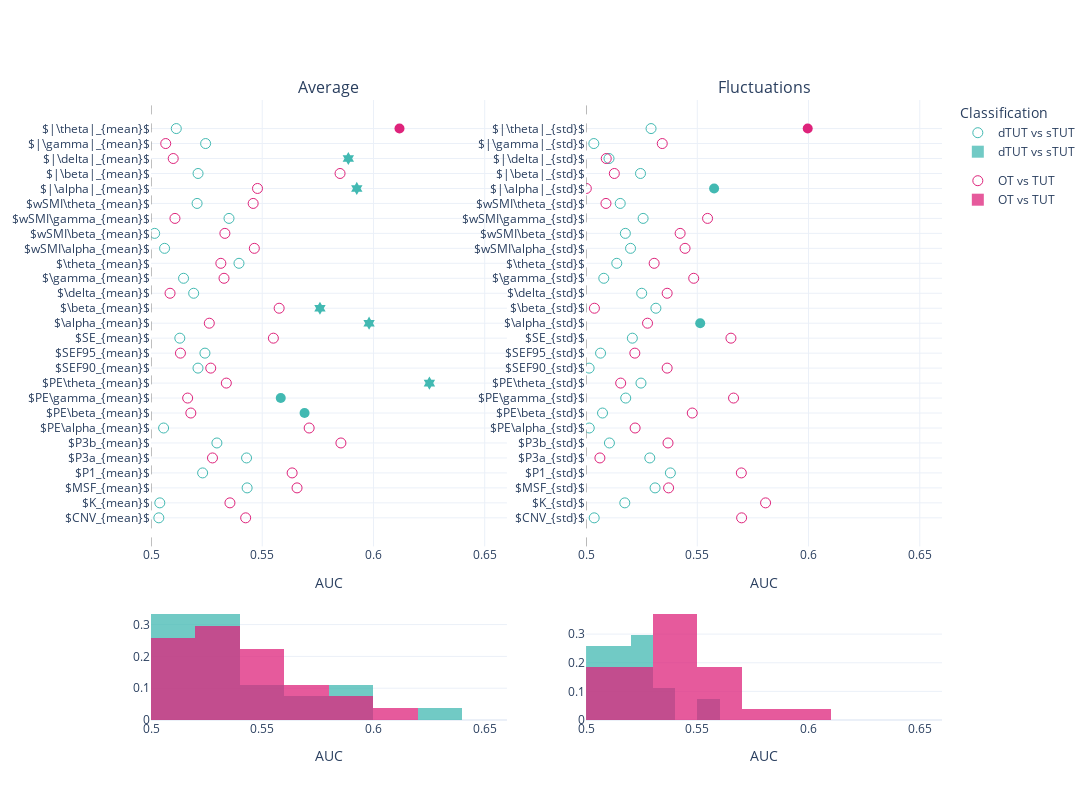

Here is the notebook cell this chart was saved with:
### Markdown cell above
## Mirrored

### Code cell
mind_average =aucs_mind[aucs_mind['markers'].str.contains("mean")].assign(AUC_mirror = lambda df: np.where(df.AUC < 0.5, 
                                                                                                                         1 - df.AUC, df.AUC) )
mw_average =aucs_mw[aucs_mw['markers'].str.contains("mean")].assign(AUC_mirror = lambda df: np.where(df.AUC < 0.5, 
                                                                                                                        1 - df.AUC, df.AUC) )

mind_fluctuations =aucs_mind[aucs_mind['markers'].str.contains("std")].assign(AUC_mirror = lambda df: np.where(df.AUC < 0.5, 
                                                                                                                         1 - df.AUC, df.AUC) )
mw_fluctuations =aucs_mw[aucs_mw['markers'].str.contains("std")].assign(AUC_mirror = lambda df: np.where(df.AUC < 0.5, 
                                                                                                                         1 - df.AUC, df.AUC) )

fig = make_subplots(rows=2, cols=2, 
                    subplot_titles = ['Average', 'Fluctuations'],
                    specs=[[{"type": "scatter"}, {"type": "scatter"}], [{"type": "histogram"}, {"type": "histogram"}]],
                       column_widths=[0.5, 0.5],
    row_heights=[0.8, 0.2],
                   vertical_spacing = 0.1)

fig.add_trace(go.Scatter(
    x=mw_average.AUC_mirror,
    y=mw_average['markers'],
    name='dTUT vs sTUT',
    legendgroup= 'group1',
    showlegend=True,
    mode = 'markers',
    marker = {'color':lblue, 'size': 10},
    marker_symbol= mw_average.symbol.to_list()
))
fig.add_vline(x=0.5, line_width=1, line_dash="dash", line_color="grey", row = 1, col = 1)
fig.add_trace(go.Scatter(
    x=mind_average.AUC_mirror,
    y=mind_average['markers'],
    name='OT vs TUT',
    legendgroup= 'group2',
    showlegend=True,
    mode = 'markers',
    marker = {'color':pink, 'size': 10},
    marker_symbol= mind_average.symbol.to_list()
))

fig.add_trace(go.Histogram(
    x=mw_average.AUC_mirror,histnorm='probability',
    marker = {'color':lblue},
    name='dTUT vs sTUT',
    legendgroup= 'group1',    showlegend=True,
),row = 2, col = 1)

fig.add_trace(go.Histogram(
    x=mind_average.AUC_mirror,histnorm='probability',
    marker = {'color':pink}, 
    name='OT vs TUT',    legendgroup= 'group2',
    showlegend=True,
    autobinx = False,
),row = 2, col = 1)

fig.update_traces(opacity=0.75, row = 2, col=1)





fig.add_trace(go.Scatter(
    x=mw_fluctuations.AUC_mirror,
    y=mw_fluctuations['markers'],
    name='dTUT vs sTUT',
    legendgroup= 'group1',    showlegend=False,
    mode = 'markers',
    marker = {'color':lblue, 'size': 10},
    marker_symbol= mw_fluctuations.symbol.to_list()
),
    row = 1, col = 2)

fig.add_trace(go.Scatter(
    x=mind_fluctuations.AUC_mirror,
    y=mind_fluctuations['markers'],
    name='OT vs TUT',    legendgroup= 'group2',
    showlegend=False,
    mode = 'markers',
    marker = {'color':pink, 'size': 10},
    marker_symbol= mind_fluctuations.symbol.to_list()
),
    row = 1, col = 2)
fig.add_vline(x=0.5, line_width=1, line_dash="dash", line_color="grey", row = 1, col = 2)

fig.add_trace(go.Histogram(
    x=mw_fluctuations.AUC_mirror,histnorm='probability',
    name='dTUT vs sTUT',
    legendgroup= 'group1',    showlegend=False,
    marker = {'color':lblue},
),row = 2, col = 2)

fig.add_trace(go.Histogram(
    x=mind_fluctuations.AUC_mirror,histnorm='probability',
    marker = {'color':pink}, 
    name='OT vs TUT',    legendgroup= 'group2',
    showlegend=False,
    autobinx = False,
),row = 2, col = 2)

fig.update_traces(opacity=0.75, row = 2, col=2)
# Update xaxis properties
fig.update_xaxes(title_text="AUC", range=[.5, .66],row=1, col=1)
fig.update_xaxes(title_text="AUC", range=[.5,.66], row=1, col=2)
fig.update_xaxes(title_text="AUC", range=[.5, .66],row=2, col=2)
fig.update_xaxes(title_text="AUC", range=[.5, .66],row=2, col=1)



fig.update_layout(
#     title="AUC for all markers",
    legend_title="Classification",
    width=1200,
    height=800,    
    yaxis = {
            'showticklabels': True,
            'tickmode': 'linear',
        },
    barmode='overlay',
  showlegend=True,
    template = 'plotly_white'
)

fig.show()
pio.write_json(fig, 'Figs/scatter_auc_all.plotly')
fig.write_image("Figs/scatter_auc_all.pdf")
fig.write_image("Figs//scatter_auc_all.png")

### Figure 1 — Plotly figure (JSON) as saved in the notebook; plotly's stock layout.template omitted (floating-point values rounded to 4 significant figures)
{"data": [{"legendgroup": "group1", "marker": {"color": "#42B9B2", "size": 10, "symbol": ["circle-open", "circle-open", "circle-open", "circle-open", "circle-open", "circle-open", "circle-open", "circle", "circle", "hexagram", "circle-open", "circle-open", "circle-open", "hexagram", "hexagram", "circle-open", "circle-open", "circle-open", "circle-open", "circle-open", "circle-open", "circle-open", "hexagram", "circle-open", "hexagram", "circle-open", "circle-open"]}, "mode": "markers", "name": "dTUT vs sTUT", "showlegend": true, "type": "scatter", "x": [0.5035, 0.504, 0.5432, 0.5232, 0.543, 0.5296, 0.5057, 0.569, 0.5583, 0.6251, 0.5211, 0.5242, 0.513, 0.598, 0.5759, 0.5192, 0.5146, 0.5396, 0.5061, 0.5017, 0.5351, 0.5207, 0.5925, 0.5211, 0.5887, 0.5245, 0.5114], "y": ["$CNV_{mean}$", "$K_{mean}$", "$MSF_{mean}$", "$P1_{mean}$", "$P3a_{mean}$", "$P3b_{mean}$", "$PE\\alpha_{mean}$", "$PE\\beta_{mean}$", "$PE\\gamma_{mean}$", "$PE\\theta_{mean}$", "$SEF90_{mean}$", "$SEF95_{mean}$", "$SE_{mean}$", "$\\alpha_{mean}$", "$\\beta_{mean}$", "$\\delta_{mean}$", "$\\gamma_{mean}$", "$\\theta_{mean}$", "$wSMI\\alpha_{mean}$", "$wSMI\\beta_{mean}$", "$wSMI\\gamma_{mean}$", "$wSMI\\theta_{mean}$", "$|\\alpha|_{mean}$", "$|\\beta|_{mean}$", "$|\\delta|_{mean}$", "$|\\gamma|_{mean}$", "$|\\theta|_{mean}$"]}, {"legendgroup": "group2", "marker": {"color": "#DE237B", "size": 10, "symbol": ["circle-open", "circle-open", "circle-open", "circle-open", "circle-open", "circle-open", "circle-open", "circle-open", "circle-open", "circle-open", "circle-open", "circle-open", "circle-open", "circle-open", "circle-open", "circle-open", "circle-open", "circle-open", "circle-open", "circle-open", "circle-open", "circle-open", "circle-open", "circle-open", "circle-open", "circle-open", "circle"]}, "mode": "markers", "name": "OT vs TUT", "showlegend": true, "type": "scatter", "x": [0.5426, 0.5355, 0.5656, 0.5634, 0.5276, 0.5854, 0.5711, 0.5179, 0.5165, 0.5339, 0.5269, 0.5132, 0.555, 0.5262, 0.5576, 0.5086, 0.5328, 0.5314, 0.5464, 0.5332, 0.5108, 0.5459, 0.5479, 0.585, 0.51, 0.5066, 0.6117], "y": ["$CNV_{mean}$", "$K_{mean}$", "$MSF_{mean}$", "$P1_{mean}$", "$P3a_{mean}$", "$P3b_{mean}$", "$PE\\alpha_{mean}$", "$PE\\beta_{mean}$", "$PE\\gamma_{mean}$", "$PE\\theta_{mean}$", "$SEF90_{mean}$", "$SEF95_{mean}$", "$SE_{mean}$", "$\\alpha_{mean}$", "$\\beta_{mean}$", "$\\delta_{mean}$", "$\\gamma_{mean}$", "$\\theta_{mean}$", "$wSMI\\alpha_{mean}$", "$wSMI\\beta_{mean}$", "$wSMI\\gamma_{mean}$", "$wSMI\\theta_{mean}$", "$|\\alpha|_{mean}$", "$|\\beta|_{mean}$", "$|\\delta|_{mean}$", "$|\\gamma|_{mean}$", "$|\\theta|_{mean}$"]}, {"histnorm": "probability", "legendgroup": "group1", "marker": {"color": "#42B9B2"}, "name": "dTUT vs sTUT", "opacity": 0.75, "showlegend": true, "type": "histogram", "x": [0.5035, 0.504, 0.5432, 0.5232, 0.543, 0.5296, 0.5057, 0.569, 0.5583, 0.6251, 0.5211, 0.5242, 0.513, 0.598, 0.5759, 0.5192, 0.5146, 0.5396, 0.5061, 0.5017, 0.5351, 0.5207, 0.5925, 0.5211, 0.5887, 0.5245, 0.5114], "xaxis": "x3", "yaxis": "y3"}, {"autobinx": false, "histnorm": "probability", "legendgroup": "group2", "marker": {"color": "#DE237B"}, "name": "OT vs TUT", "opacity": 0.75, "showlegend": true, "type": "histogram", "x": [0.5426, 0.5355, 0.5656, 0.5634, 0.5276, 0.5854, 0.5711, 0.5179, 0.5165, 0.5339, 0.5269, 0.5132, 0.555, 0.5262, 0.5576, 0.5086, 0.5328, 0.5314, 0.5464, 0.5332, 0.5108, 0.5459, 0.5479, 0.585, 0.51, 0.5066, 0.6117], "xaxis": "x3", "yaxis": "y3"}, {"legendgroup": "group1", "marker": {"color": "#42B9B2", "size": 10, "symbol": ["circle-open", "circle-open", "circle-open", "circle-open", "circle-open", "circle-open", "circle-open", "circle-open", "circle-open", "circle-open", "circle-open", "circle-open", "circle-open", "circle", "circle-open", "circle-open", "circle-open", "circle-open", "circle-open", "circle-open", "circle-open", "circle-open", "circle", "circle-open", "circle-open", "circle-open", "circle-open"]}, "mode": "markers", "name": "dTUT vs sTUT", "showlegend": false, "type": "scatter", "x": [0.5037, 0.5174, 0.531, 0.5379, 0.5287, 0.5105, 0.5014, 0.5074, 0.5178, 0.5247, 0.5014, 0.5065, 0.5208, 0.5513, 0.5314, 0.525, 0.508, 0.5138, 0.52, 0.5177, 0.5257, 0.5154, 0.5576, 0.5245, 0.5103, 0.5035, 0.5292], "xaxis": "x2", "y": ["$CNV_{std}$", "$K_{std}$", "$MSF_{std}$", "$P1_{std}$", "$P3a_{std}$", "$P3b_{std}$", "$PE\\alpha_{std}$", "$PE\\beta_{std}$", "$PE\\gamma_{std}$", "$PE\\theta_{std}$", "$SEF90_{std}$", "$SEF95_{std}$", "$SE_{std}$", "$\\alpha_{std}$", "$\\beta_{std}$", "$\\delta_{std}$", "$\\gamma_{std}$", "$\\theta_{std}$", "$wSMI\\alpha_{std}$", "$wSMI\\beta_{std}$", "$wSMI\\gamma_{std}$", "$wSMI\\theta_{std}$", "$|\\alpha|_{std}$", "$|\\beta|_{std}$", "$|\\delta|_{std}$", "$|\\gamma|_{std}$", "$|\\theta|_{std}$"], "yaxis": "y2"}, {"legendgroup": "group2", "marker": {"color": "#DE237B", "size": 10, "symbol": ["circle-open", "circle-open", "circle-open", "circle-open", "circle-open", "circle-open", "circle-open", "circle-open", "circle-open", "circle-open", "circle-open", "circle-open", "circle-open", "circle-open", "circle-open", "circle-open", "circle-open", "circle-open", "circle-open", "circle-open", "circle-open", "circle-open", "circle-open", "circle-open", "circle-open", "circle-open", "circle"]}, "mode": "markers", "name": "OT vs TUT", "showlegend": false, "type": "scatter", "x": [0.5699, 0.5807, 0.5371, 0.5698, 0.5062, 0.5368, 0.5221, 0.5477, 0.5663, 0.5156, 0.5365, 0.5219, 0.5651, 0.5276, 0.5038, 0.5365, 0.5484, 0.5306, 0.5445, 0.5423, 0.5546, 0.509, 0.5001, 0.5127, 0.5091, 0.5343, 0.5996], "xaxis": "x2", "y": ["$CNV_{std}$", "$K_{std}$", "$MSF_{std}$", "$P1_{std}$", "$P3a_{std}$", "$P3b_{std}$", "$PE\\alpha_{std}$", "$PE\\beta_{std}$", "$PE\\gamma_{std}$", "$PE\\theta_{std}$", "$SEF90_{std}$", "$SEF95_{std}$", "$SE_{std}$", "$\\alpha_{std}$", "$\\beta_{std}$", "$\\delta_{std}$", "$\\gamma_{std}$", "$\\theta_{std}$", "$wSMI\\alpha_{std}$", "$wSMI\\beta_{std}$", "$wSMI\\gamma_{std}$", "$wSMI\\theta_{std}$", "$|\\alpha|_{std}$", "$|\\beta|_{std}$", "$|\\delta|_{std}$", "$|\\gamma|_{std}$", "$|\\theta|_{std}$"], "yaxis": "y2"}, {"histnorm": "probability", "legendgroup": "group1", "marker": {"color": "#42B9B2"}, "name": "dTUT vs sTUT", "opacity": 0.75, "showlegend": false, "type": "histogram", "x": [0.5037, 0.5174, 0.531, 0.5379, 0.5287, 0.5105, 0.5014, 0.5074, 0.5178, 0.5247, 0.5014, 0.5065, 0.5208, 0.5513, 0.5314, 0.525, 0.508, 0.5138, 0.52, 0.5177, 0.5257, 0.5154, 0.5576, 0.5245, 0.5103, 0.5035, 0.5292], "xaxis": "x4", "yaxis": "y4"}, {"autobinx": false, "histnorm": "probability", "legendgroup": "group2", "marker": {"color": "#DE237B"}, "name": "OT vs TUT", "opacity": 0.75, "showlegend": false, "type": "histogram", "x": [0.5699, 0.5807, 0.5371, 0.5698, 0.5062, 0.5368, 0.5221, 0.5477, 0.5663, 0.5156, 0.5365, 0.5219, 0.5651, 0.5276, 0.5038, 0.5365, 0.5484, 0.5306, 0.5445, 0.5423, 0.5546, 0.509, 0.5001, 0.5127, 0.5091, 0.5343, 0.5996], "xaxis": "x4", "yaxis": "y4"}], "layout": {"annotations": [{"font": {"size": 16}, "showarrow": false, "text": "Average", "x": 0.225, "xanchor": "center", "xref": "paper", "y": 1, "yanchor": "bottom", "yref": "paper"}, {"font": {"size": 16}, "showarrow": false, "text": "Fluctuations", "x": 0.775, "xanchor": "center", "xref": "paper", "y": 1, "yanchor": "bottom", "yref": "paper"}], "barmode": "overlay", "height": 800, "legend": {"title": {"text": "Classification"}}, "shapes": [{"line": {"color": "grey", "dash": "dash", "width": 1}, "type": "line", "x0": 0.5, "x1": 0.5, "xref": "x", "y0": 0, "y1": 1, "yref": "y domain"}, {"line": {"color": "grey", "dash": "dash", "width": 1}, "type": "line", "x0": 0.5, "x1": 0.5, "xref": "x2", "y0": 0, "y1": 1, "yref": "y2 domain"}], "showlegend": true, "width": 1200, "xaxis": {"anchor": "y", "domain": [0, 0.45], "range": [0.5, 0.66], "title": {"text": "AUC"}}, "xaxis2": {"anchor": "y2", "domain": [0.55, 1], "range": [0.5, 0.66], "title": {"text": "AUC"}}, "xaxis3": {"anchor": "y3", "domain": [0, 0.45], "range": [0.5, 0.66], "title": {"text": "AUC"}}, "xaxis4": {"anchor": "y4", "domain": [0.55, 1], "range": [0.5, 0.66], "title": {"text": "AUC"}}, "yaxis": {"anchor": "x", "domain": [0.28, 1], "showticklabels": true, "tickmode": "linear"}, "yaxis2": {"anchor": "x2", "domain": [0.28, 1]}, "yaxis3": {"anchor": "x3", "domain": [0, 0.18]}, "yaxis4": {"anchor": "x4", "domain": [0, 0.18]}}}
